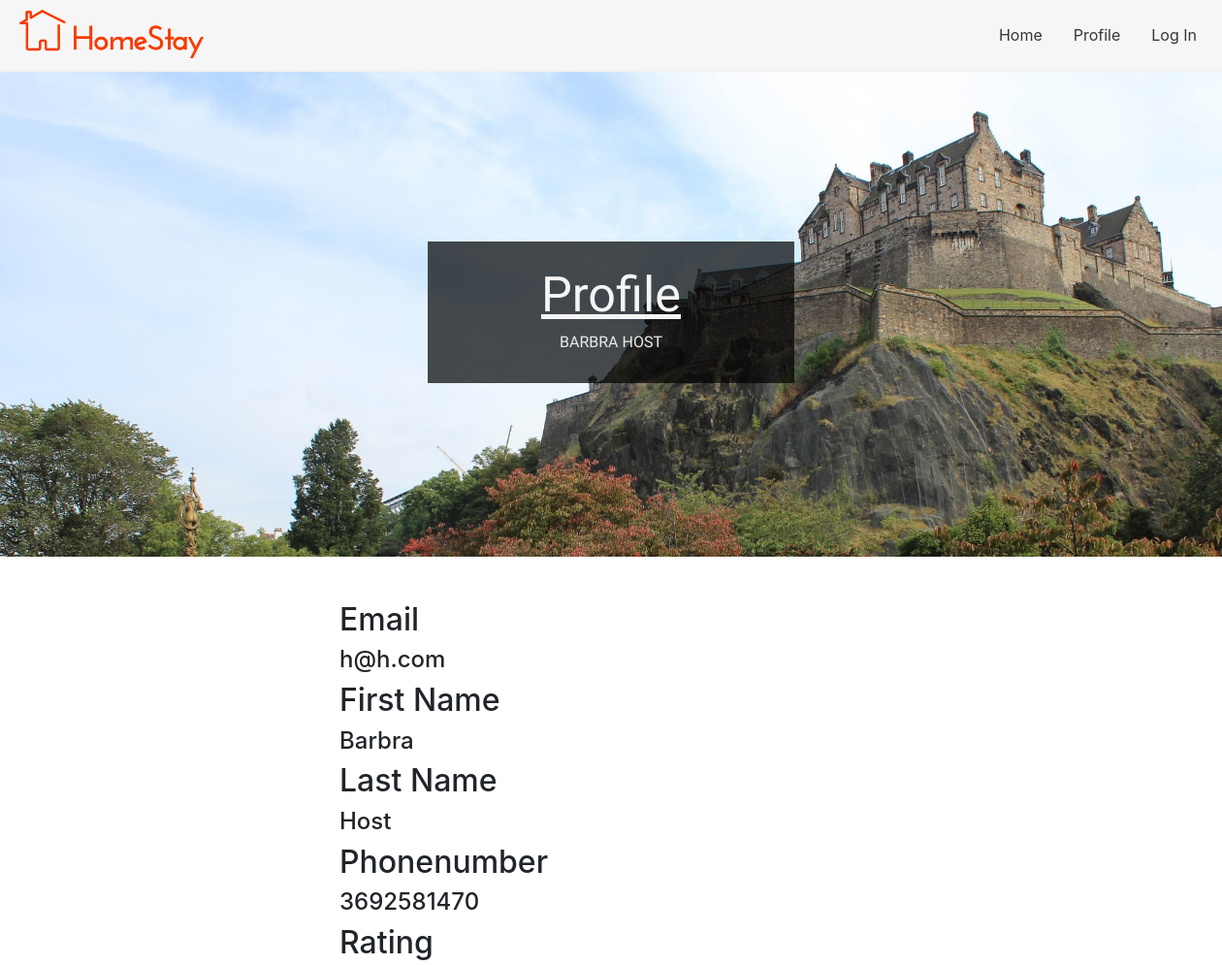
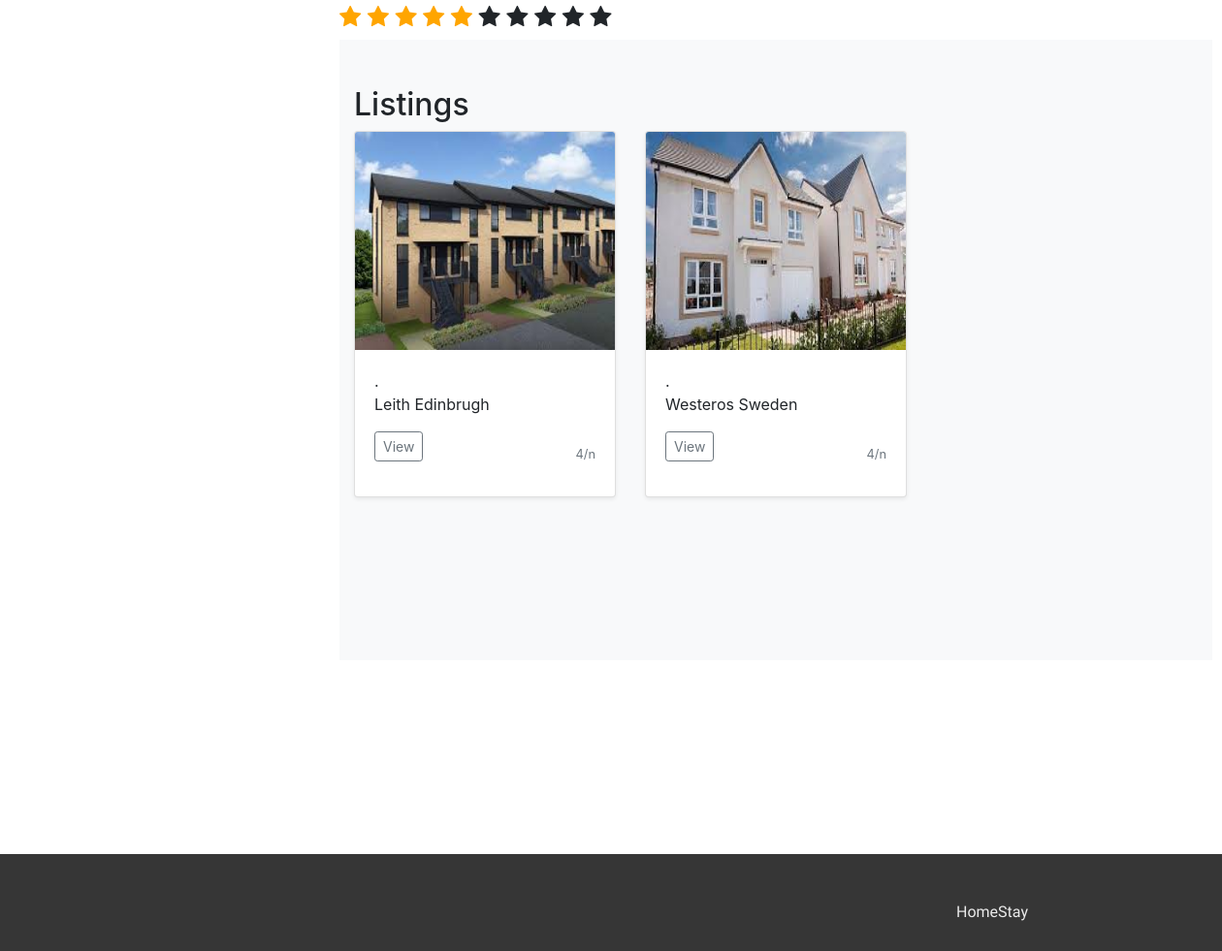
Page /homestay/profile/host/1 on the committed database (2 pictures, top to bottom).
### tables this page shows
CREATE TABLE Host (
  hostID integer NOT NULL UNIQUE,
  email varchar(255) NOT NULL UNIQUE,
  lastName varchar(255) NOT NULL,
  firstName varchar(255) NOT NULL,
  hPassword varchar(255) NOT NULL,
  phoneNumber int,
  rating int DEFAULT 5,
  CHECK (
    rating <= 10
    AND rating >= 0
        ),
  PRIMARY KEY (hostID)
);

CREATE TABLE Vacancies (
        vacancyID integer NOT NULL UNIQUE,
        hostID int NOT NULL,
        location varchar(255) NOT NULL,
        description varchar(255),
        rate varchar(255) NOT NULL,
        startDate date NOT NULL,
        endDate date NOT NULL,
        available bit DEFAULT 1,
        curfew varchar(255),
        extraInfo varchar(255),
        images varchar(255),
        PRIMARY KEY (vacancyID),
        FOREIGN KEY (hostID) REFERENCES Host(hostID)
);

### launch.py (the view)
@app.route('/homestay/profile/host/<host>', methods=["POST","GET"])
def  HostSlected(name=None, host=None):
		db = get_db()
		Host = query_db('SELECT * FROM Host WHERE hostID = ?', [host], one=True)
		negStar = 10 - int(Host[6])
		negStar1 = range(negStar)
		posStar1 = range(int(Host[6]))
		userListings = db.cursor().execute('SELECT * FROM Vacancies WHERE hostID = ?', [Host[0]])
		userListings = list(userListings.fetchall())
		urlHelper = "../../../homestay/listing/"
		return render_template("host.html", userContent=Host, userListings=userListings, negStar1=negStar1, posStar1=posStar1, urlHelper=urlHelper )

### launch.py (called while the page is built)
def get_db():
  db = getattr(g, 'db', None)
  if db is None:
    db = sqlite3.connect(db_location)
    g.db = db
  return db

@app.teardown_appcontext
def  close_db_connection(exception):
  db = getattr(g, 'db' , None)
  if db is not None:
    db.close()

def query_db(query, args=(), one=False):
    cur = get_db().execute(query, args)
    rv = cur.fetchall()
    cur.close()
    return (rv[0] if rv else None) if one else rv

### templates/host.html (shortened to what this page needs)
<html>
  <head>
    <link rel="stylesheet" href="https://cdnjs.cloudflare.com/ajax/libs/font-awesome/4.7.0/css/font-awesome.min.css">
    <link rel="stylesheet" href="https://stackpath.bootstrapcdn.com/bootstrap/4.1.3/css/bootstrap.min.css">
    <link rel="stylesheet" href="https://stackpath.bootstrapcdn.com/bootstrap/4.1.3/css/bootstrap.min.css">
    <link href="../../../../static/css/styles.css" type="text/css" rel="stylesheet">
  </head>
  <body>
    <nav>
        <ul>
          <a href="../../../../../homestay"><img src="../../../static/images/logo.jpg" style="height: 50px; padding-left: 10px; padding-right:10px;"/></a>
          <li><a href="../../../../../homestay/login">Log In</a></li>
          <li><a href="../../../../../homestay/profile">Profile</a></li>
          <li><a href="../../../../../homestay">Home</a></li>
        </ul>
    </nav>
    <div id= "header">
      <div id="header-text">
        <h1>Profile</h1>
        <h3>{{userContent[3] + " " + userContent[2] }}</h3>
    </div>
    <main>
      <div id="main-content">
        <section>
	<div id= "Email" >
	  <h2>Email</h2>
	  <h4>{{userContent[1]}}</h4>
	</div>
	<div id= "First_Name" >
          <h2>First Name</h2>
          <h4>{{userContent[3]}}</h4>
        </div>
	<div id= "Last_Name" >
          <h2>Last Name</h2>
          <h4>{{userContent[2]}}</h4>
        </div>
	<div id= "phoneNumber" >
          <h2>Phonenumber</h2>
          <h4>{{userContent[5]}}</h4>
        </div>
	<div id= "rateing" >
          <h2>Rating</h2>
          <h4>	{% for x in posStar1 %}
			<span class="fa fa-star checked"></span>
		{% endfor %}
		{% for x in negStar1 %}
			<span class="fa fa-star"></span>
		{% endfor %}
	  </h4>
	</div>
        <div class="album py-5 bg-light">
           <div class="container">
	      <H2>Listings</H2>
              <div class="row">
                {% for Vacancies in userListings %}
                    <div class="col-md-4">
                        <div class="card mb-4 shadow-sm">
                           <img class="card-img-top" data-src="holder.js/100px225?theme=thumb&amp;bg=55595c&amp;fg=eceeef&amp;text=Thumbnail" alt="Thumbnail [100%x225]" style="height: 225px; width: 100%; display: block;" src={{"../../../../static/uploads/" + Vacancies[10]}} data-holder-rendered="true">
                           <div class="card-body">.
                                <p class="card-text" name="location" value={{Vacancies[2]}} >{{Vacancies[2]}} </p>
                                 <div class="d-flex justify-content-between align-items-center">
                                   <div class="btn-group">
                                        <form action={{urlHelper + Vacancies[0]|string}}>
                                           <input type="submit" class="btn btn-sm btn-outline-secondary" value="View"/>
                                        </form>
                                   </div>
                                   <small class="text-muted">{{Vacancies[4]}}</small>
                                </div>
                           </div>
                        </div>
                    </div>
                {% endfor %}
              </div>
           </div>
        <div class="album py-5 bg-light">
           </div>
	</section>
      </div>
    </main>
    <footer>
      <div id="footer-content">
            <h6>HomeStay</h6>
      </div>
    </footer>
  </body>
</html>

### static/css/styles.css (style rules this page uses)
body { margin: 0px; overflow-y: scroll; }
main { padding-left: 50px; padding-right: 50px; padding-bottom: 200px; position: inherit; }
section { margin-top: 400px; width:900px; margin-left: 300px; margin-right: 300px; }
#header { width:100%; height: 500px; background-image: url("../images/bedroom_banner.jpg"); background-size: cover; background-position: center; }
#header-text { margin: auto; position: relative; text-align: center; vertical-align: middle; font-family: 'Josefin Sans', sans-serif; padding-left:5%; padding-right:5%; padding-top:2%; padding-bottom: 2%; top:175px; background-color: rgb(0,0,0,0.7); -pie-background: rgba(0,0,0, 0.7); behavior: url(PIE.htc); width: 30%; }
#header-text h1 { color: rgb(245,245,245); text-decoration: underline; font-size: 4vw; }
#header-text h3 { text-transform: uppercase; font-size: 16px; color: rgb(235, 235,235); }
nav { position: sticky; top: 0; vertical-align: middle; background-color: rgb(246,246,246,0.9); padding: 10px; border-bottom: #f3f3f3 solid 2px; z-index: 99; }
nav ul { list-style-type: none; margin: 0; padding: 0; overflow: hidden; }
nav li { float:right; }
nav li a { display: block; color: rgb(54,54,54); text-align: center; padding: 14px 16px; text-decoration: none; transition: 1.5s; }
footer { position:relative; bottom: 0px; width: 100%; background-color: rgb(54,54,54); }
#footer-content { padding-left: 200px; padding-right: 200px; padding-top: 50px; padding-bottom: 50px; }
#footer-content h6 { font-family: 'Josefin Sans', sans-serif; float:right; color: #ebebeb; }

### templates/host.html (style rules this page uses)
.checked { color: orange; }

### rows in the picture
Host: firstName+lastName "BARBRA HOST", email "h@h.com", firstName "Barbra", lastName "Host", phoneNumber "3692581470"
Vacancies: images (picture), location "Leith Edinbrugh", rate "4/n"
Vacancies: images (picture), location "Westeros Sweden", rate "4/n"
